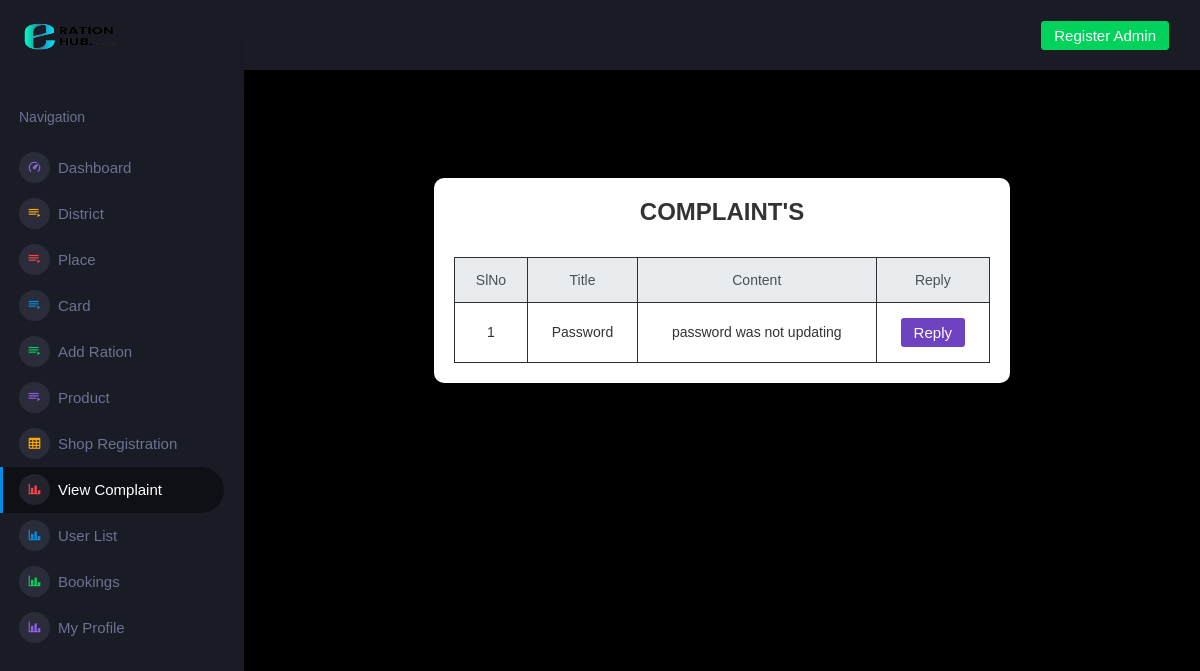
Screenshot of /Project/Admin/ViewComplaint.php with the database file from the repository.
### tables this page shows
CREATE TABLE `tbl_complaint` (
  `complaint_id` int(11) NOT NULL,
  `complaint_title` varchar(60) NOT NULL,
  `complaint_content` varchar(100) NOT NULL,
  `complaint_reply` varchar(200) NOT NULL,
  `user_id` int(11) NOT NULL
);

### Project/Admin/ViewComplaint.php (the view, shortened to what this page needs)
<?php
include("../Assets/Connection/Connection.php");
include("Head.php");
?>
<!DOCTYPE html PUBLIC "-//W3C//DTD XHTML 1.0 Transitional//EN" "http://www.w3.org/TR/xhtml1/DTD/xhtml1-transitional.dtd">
<html xmlns="http://www.w3.org/1999/xhtml">
<head>
</head>
<body>
<form id="form1" name="form1" method="post" action="">
    <div class="container mt-5">
        <div class="row justify-content-center">
            <div class="col-md-8">
                <div class="table-wrapper">
                    <h3>Complaint's</h3>
                    <table class="table table-bordered table-striped">
                        <thead class="thead-light">
                            <tr>
                                <th>SlNo</th>
                                <th>Title</th>
                                <th>Content</th>
                                <th>Reply</th>
                            </tr>
                        </thead>
                        <tbody>
                            <?php
                                $selQry = "select * from tbl_complaint";
                                $result = $Con->query($selQry);
                                $i = 0;
                                while($data = $result->fetch_assoc()) {
                                    $i++;
                            ?>
                            <tr>
                                <td><?php echo $i; ?></td>
                                <td><?php echo $data['complaint_title']; ?></td>
                                <td><?php echo $data['complaint_content']; ?></td>
                                <td><a href="Reply.php?did=<?php echo $data['complaint_id']; ?>" class="btn btn-custom">Reply</a></td>
                            </tr>
                            <?php } ?>
                        </tbody>
                    </table>
                </div>
            </div>
        </div>
    </div>
</form>
</body>
</html>
<?php
include("Foot.php");
?>

### Project/Admin/ViewComplaint.php (style rules this page uses)
body { background-color: #495057 !important; font-family: 'Arial', sans-serif; }
.table-wrapper { background-color: #fff; padding: 20px; border-radius: 10px; box-shadow: 0 4px 8px rgba(0, 0, 0, 0.1); margin-top: 30px; }
h3 { color: #333; font-weight: bold; text-transform: uppercase; margin-bottom: 30px; text-align: center; }
.table thead th { background-color: #f8f9fa; color: #6c757d; text-align: center; }
.table tbody td { background-color: #fff; color: #333; text-align: center; }
.btn-custom { background-color: #6f42c1; color: white; transition: background-color 0.3s ease; }

### rows the page displays
tbl_complaint: complaint_title "Password", complaint_content "password was not updating"
